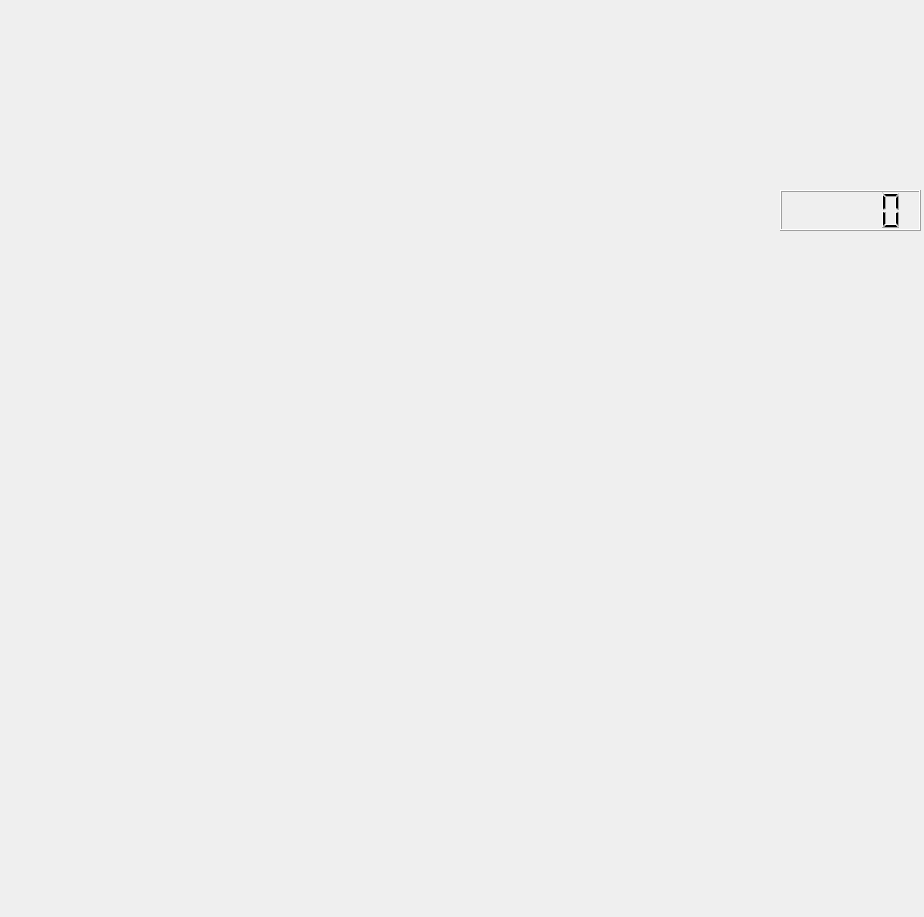
<?xml version="1.0" encoding="UTF-8"?>
<ui version="4.0">
 <class>GameWidget</class>
 <widget class="QWidget" name="GameWidget">
  <property name="geometry">
   <rect>
    <x>0</x>
    <y>0</y>
    <width>924</width>
    <height>917</height>
   </rect>
  </property>
  <property name="windowTitle">
   <string>Form</string>
  </property>
  <widget class="QLCDNumber" name="TimeLCD">
   <property name="geometry">
    <rect>
     <x>780</x>
     <y>190</y>
     <width>141</width>
     <height>41</height>
    </rect>
   </property>
   <property name="font">
    <font>
     <family>华康娃娃体W5</family>
     <pointsize>12</pointsize>
    </font>
   </property>
  </widget>
 </widget>
 <resources/>
 <connections/>
</ui>
